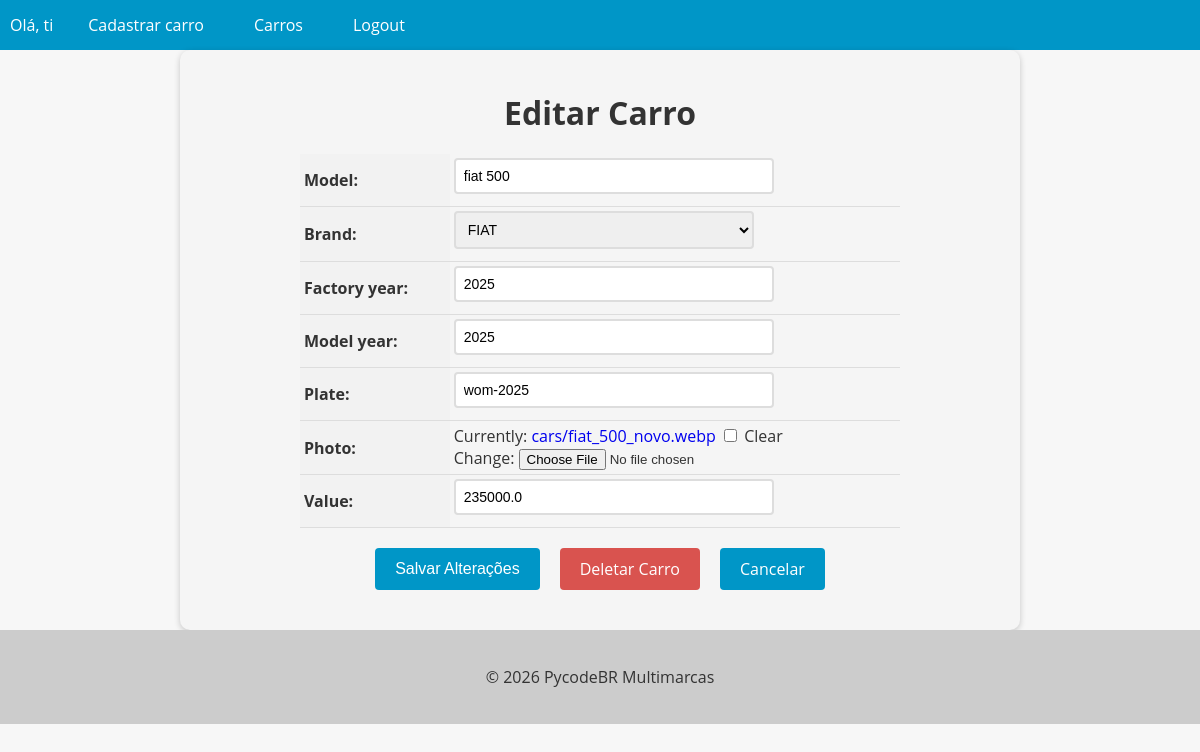
/car/17/update (signed in), run on the app's committed database.
### cars/models.py (models this page shows, shortened)
class Car(models.Model):
    id = models.AutoField(primary_key = True)
    model = models.CharField(max_length  = 200)
    brand = models.ForeignKey(Brand, on_delete = models.PROTECT, related_name = 'car_brand')
    factory_year = models.IntegerField(blank = True, null = True)
    model_year  = models.IntegerField(blank = True, null = True)
    plate = models.CharField(max_length = 10, blank = True, null = True)
    photo = models.ImageField(upload_to = 'cars/', blank = True, null = True)
    value =  models.FloatField(blank = True, null = True)

### cars/views.py (the view, shortened to what this page needs)
@method_decorator(login_required(login_url='login'), name='dispatch')
class CarUpdateView(UpdateView):
    model = Car
    form_class = CarModelForm
    template_name = 'car_update.html'
    context_object_name = 'car'
    success_url = '/cars/'

### cars/forms.py (shortened to what this page needs)
class CarModelForm(forms.ModelForm):
    class Meta:
        model = Car
        fields = '__all__'

### cars/models.py (called while the page is built)
    def __str__(self):
        return self.name

### cars/templates/car_update.html (shortened to what this page needs)
{% extends "base.html" %}
{% block content %}
  <form method="post" enctype="multipart/form-data">
    <h1>Editar Carro</h1>
    <table>
      {{ form.as_table }}
    </table>
    <div>
      <div class="buttons-container">
        <input type="submit" value="Salvar Alterações" class="btn btn-primary">
        <a href="{% url 'car_delete' pk=car.pk %}" class="btn btn-danger">Deletar Carro</a>
        <a href="{% url 'cars_list' %}" class="btn btn-secondary">Cancelar</a>
      </div>
    </div>
  </form>
{% endblock %}

### app/templates/base.html (shortened to what this page needs)
<!DOCTYPE html>
<html lang="en">
<head>
</head>
<body>
  <header>
    <nav>
      <ul>
        {% if user.is_authenticated %}
        <li>Olá, {{ user.username }}</li>
        <li><a href="{% url 'new_car' %}">Cadastrar carro</a></li>
        {% endif %}
        <li><a href="{% url 'cars_list' %}">Carros</a></li>
        {% if user.is_authenticated %}
        <li>
          <a href="{% url 'logout' %}">Logout</a>
        </li>
        {% endif%}
      </ul>
    </nav>
  </header>
  <main>
    {% block content %}
    {% endblock %}
  </main>
  <footer>
    <p>&copy; 2026 PycodeBR Multimarcas</p>
  </footer>
</body>
</html>

### app/templates/base.html (style rules this page uses)
body { font-family: 'Open Sans', sans-serif; background-color: #f7f7f7; color: #333; margin: 0; padding: 0; }
header { background-color: #0096c7; color: #fff; text-align: center; }
footer { background-color: #ccc; color: #333; padding: 20px; text-align: center; }
nav { background-color: #0096c7; color: #fff; height: 50px; display: flex; justify-content: space-between; align-items: center; }
nav ul { list-style: none; margin: 0; padding: 0; display: flex; }
nav ul li { margin: 0 10px; }
nav ul li a { color: #fff; text-decoration: none; font-size: 16px; padding: 15px; transition: all 0.3s ease; }

### cars/templates/car_update.html (style rules this page uses)
form { max-width: 800px; margin: 0 auto; padding: 20px; background-color: #f5f5f5; border-radius: 10px; box-shadow: 0 2px 6px rgba(0, 0, 0, 0.2); }
form h1 { font-size: 2rem; margin-bottom: 20px; text-align: center; }
table { margin: 0 auto; border-collapse: collapse; width: 100%; max-width: 600px; }
th, td { padding: 4px; text-align: left; border-bottom: 1px solid #ddd; }
th { background-color: #f2f2f2; }
input[type="text"], input[type="number"], select, textarea { padding: 8px; font-size: 14px; border: 2px solid #ddd; border-radius: 4px; width: 100%; max-width: 300px; margin-bottom: 8px; transition: border-bottom-color 0.3s ease-in-out; }
.btn { background-color: #0096c7; color: #fff; border: none; padding: 10px 20px; font-size: 16px; border-radius: 4px; cursor: pointer; transition: background-color 0.3s ease-in-out; }
.buttons-container { display: flex; justify-content: center; margin-top: 20px; margin-bottom: 20px; }
.btn { display: inline-block; background-color: #0096c7; color: #fff; border: none; padding: 10px 20px; font-size: 16px; border-radius: 4px; cursor: pointer; transition: background-color 0.3s ease-in-out; margin: 0 10px; }
.btn-danger { background-color: #d9534f; text-decoration: none !important; }
a { text-decoration: none !important; }

### data on the page
Car: model "fiat 500", brand "FIAT", factory_year "2025", model_year "2025", plate "wom-2025", value "235000.0"

### other printed values
{{ user.username }} "ti"
